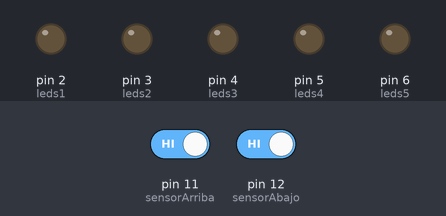
A sketch run on a simulated Arduino Uno, built with avr-gcc and run on an emulated ATmega328P. On the bench: output pins drawn as LEDs (lit = HIGH). Inputs (shaded band) come from the test bench; at power-on: pin 11 (sensorArriba) HIGH, pin 12 (sensorAbajo) HIGH.

Above: at 1.2 s.
1.3 s: pin 11 (sensorArriba) driven LOW
At 2.9 s:
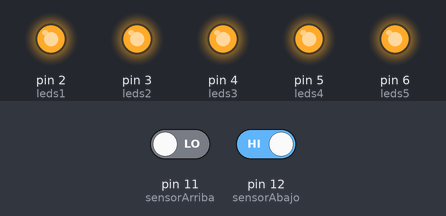
3.4 s: pin 12 (sensorAbajo) driven LOW
At 3.97 s:
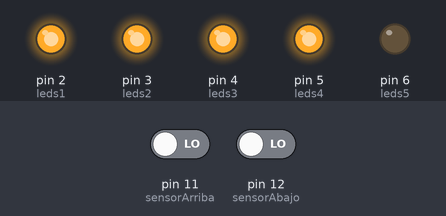
6.4 s: pin 12 (sensorAbajo) driven HIGH
At 7.02 s:
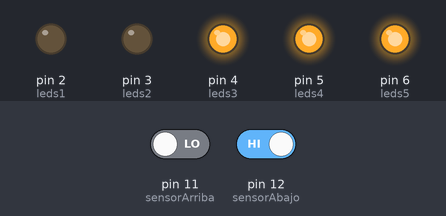
Timing chart, 0 to 9.4 s (numbered marks = the images above; inputs shaded):
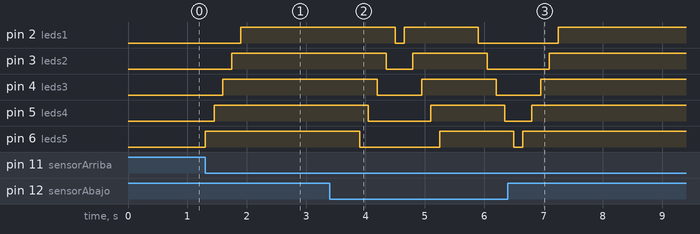

The sketch:

Escalera.ino
```cpp
//Pines de los receptores IR
const int sensorAbajo = 12;
const int sensorArriba = 11;

// Pines de los LEDs
const int leds1 = 2;
const int leds2 = 3;
const int leds3 = 4;
const int leds4 = 5;
const int leds5 = 6;

//Estado de la escalera
bool subiendo = false;
bool bajando = false;

void setup() {
  pinMode(sensorAbajo, INPUT);
  pinMode(sensorArriba, INPUT);
  pinMode(leds1, OUTPUT);
  pinMode(leds2, OUTPUT);
  pinMode(leds3, OUTPUT);
  pinMode(leds4, OUTPUT);
  pinMode(leds5, OUTPUT);

}

void loop() {
  int estadoAbajo = digitalRead(sensorAbajo);
  int estadoArriba = digitalRead(sensorArriba);

  // Detecta si comienza a subir
  if (estadoAbajo == LOW && !subiendo && !bajando) {
    subiendo = true;
    prenderSecuencialArriba();
  }

  // Detecta si comienza a bajar
  if (estadoArriba == LOW && !subiendo && !bajando) {
    bajando = true;
    prenderSecuencialAbajo();
  }

  // Si estaba subiendo y ahora se activó el de arriba → apagar en secuencia ascendente
  if (subiendo == true && estadoArriba == LOW) {
    delay(500);
    apagarSecuencialArriba();
    subiendo = false;
  }

  // Si estaba bajando y ahora se activó el de abajo → apagar en secuencia descendente
  if (bajando == true && estadoAbajo == LOW) {
    delay(500);
    apagarSecuencialAbajo();
    bajando = false;
  }
}

// ----- FUNCIONES DE CONTROL DE LUCES -----

void prenderSecuencialArriba() {
  digitalWrite(leds1, HIGH);
  delay(150);
  digitalWrite(leds2, HIGH);
  delay(150);
  digitalWrite(leds3, HIGH);
  delay(150);
  digitalWrite(leds4, HIGH);
  delay(150);
  digitalWrite(leds5, HIGH);
  delay(150); // velocidad del encendido

}

void apagarSecuencialArriba() {
  digitalWrite(leds1, LOW);
  delay(150);
  digitalWrite(leds2, LOW);
  delay(150);
  digitalWrite(leds3, LOW);
  delay(150);
  digitalWrite(leds4, LOW);
  delay(150);
  digitalWrite(leds5, LOW);
  delay(150);

}

void prenderSecuencialAbajo() {
  digitalWrite(leds5, HIGH);
  delay(150);
  digitalWrite(leds4, HIGH);
  delay(150);
  digitalWrite(leds3, HIGH);
  delay(150);
  digitalWrite(leds2, HIGH);
  delay(150);
  digitalWrite(leds1, HIGH);
  delay(150);

}

void apagarSecuencialAbajo() {
  digitalWrite(leds5, LOW);
  delay(150);
  digitalWrite(leds4, LOW);
  delay(150);
  digitalWrite(leds3, LOW);
  delay(150);
  digitalWrite(leds2, LOW);
  delay(150);
  digitalWrite(leds1, LOW);
  delay(150);

}
```

Measured:
- after the input at 1.3 s, pin 2 (leds1): LOW → HIGH after 0.60 s; pin 3 (leds2): LOW → HIGH after 0.45 s; pin 4 (leds3): LOW → HIGH after 0.30 s; pin 5 (leds4): LOW → HIGH after 0.15 s; pin 6 (leds5): LOW → HIGH at once
- after the input at 3.4 s, pin 2 (leds1): HIGH → LOW after 1.1 s, → HIGH 0.15 s later, → LOW 1.3 s later; pin 3 (leds2): HIGH → LOW after 0.95 s, → HIGH 0.45 s later, → LOW 1.3 s later
- after the input at 6.4 s, pin 4 (leds3): goes on until 7.0 s, then stays HIGH
